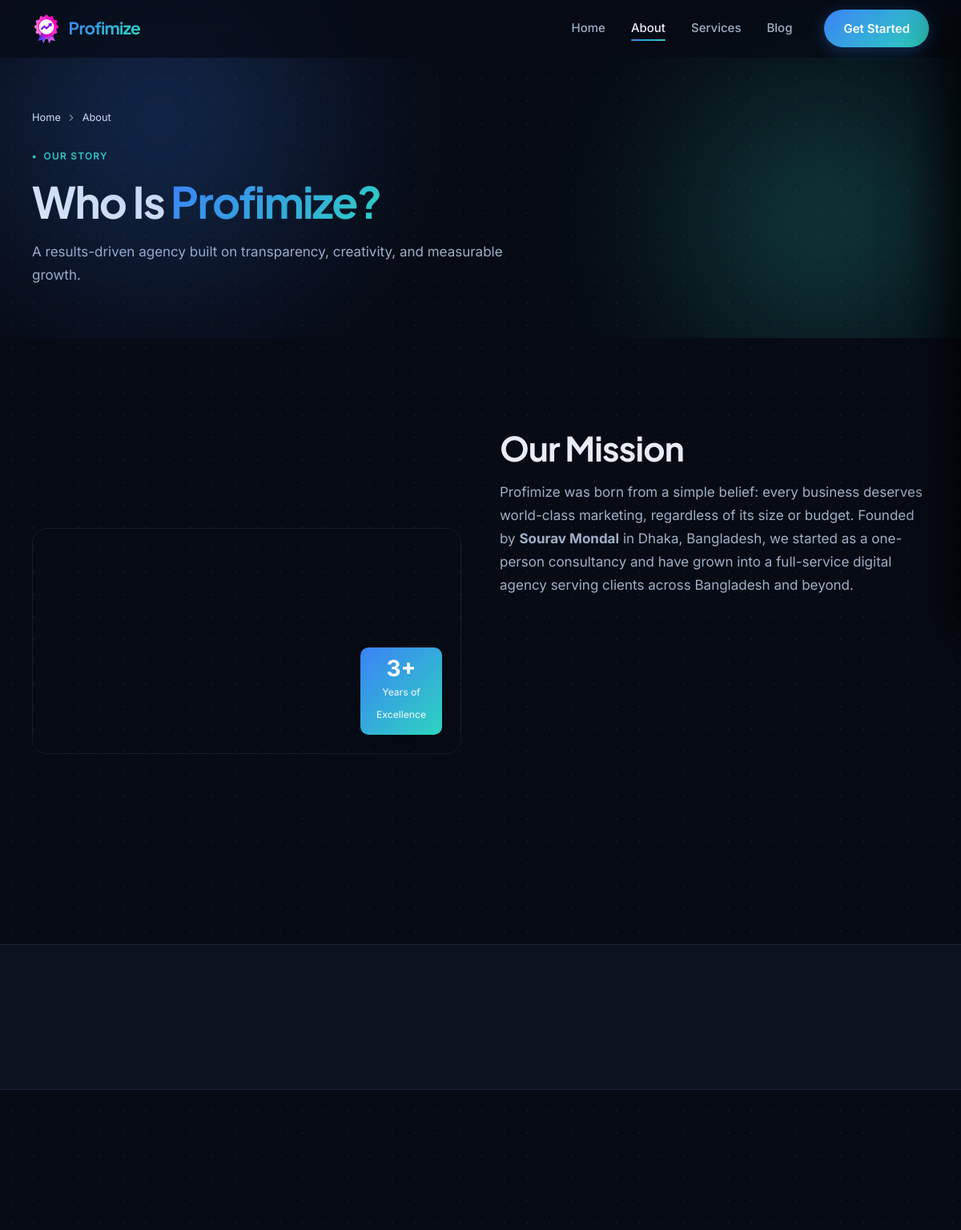
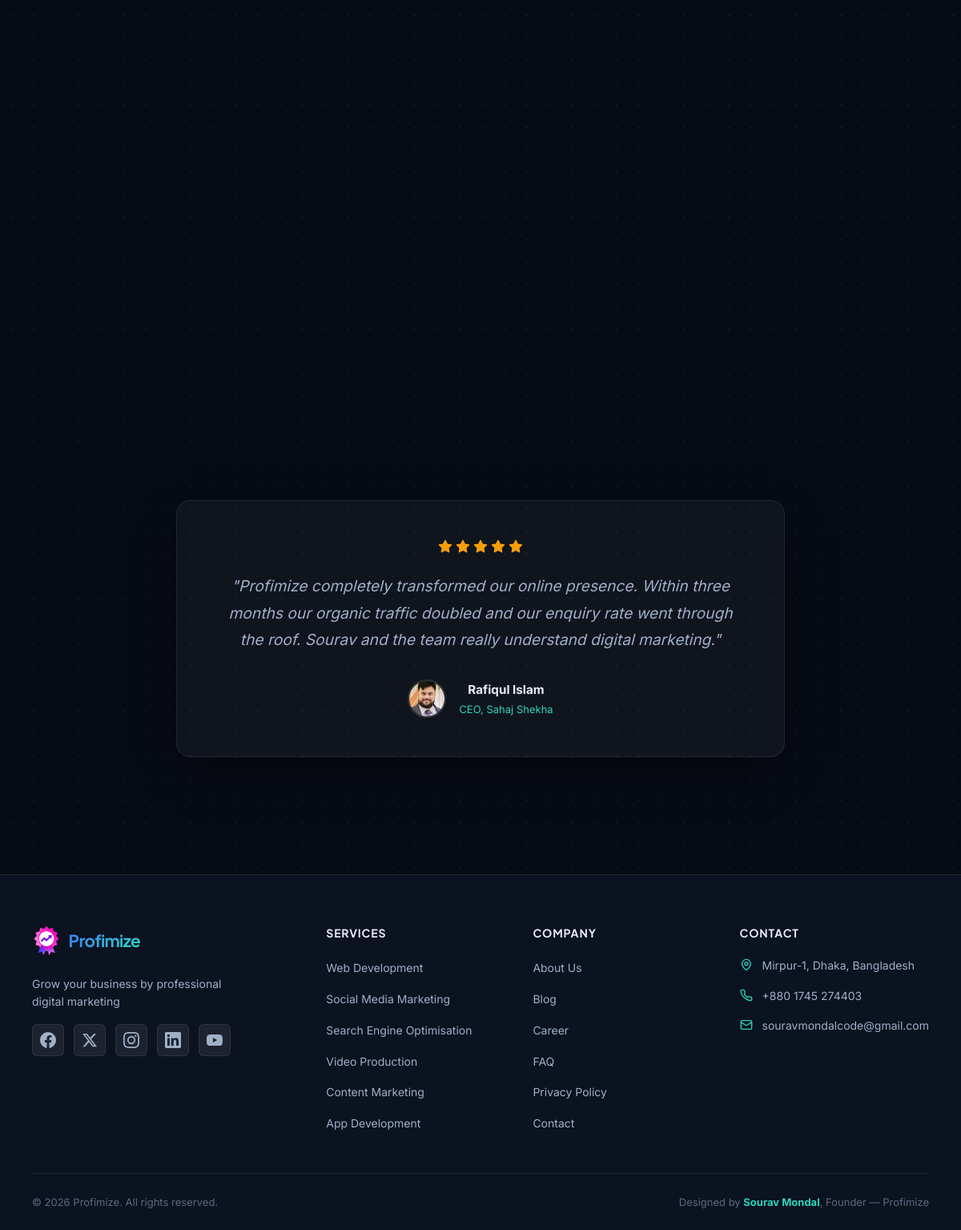
The page /about/ on the database its author committed (2 pictures, top to bottom).
### apps/pages/models.py (models this page shows, shortened)
class Testimonial(models.Model):
    quote = models.TextField()
    name = models.CharField(max_length=100)
    role = models.CharField(max_length=100)
    avatar = models.ImageField(upload_to="avatars/", blank=True)
    order = models.PositiveIntegerField(default=0)
    is_active = models.BooleanField(default=True)
    class Meta:
        ordering = ["order"]

### apps/pages/views.py (the view)
# urls.py: path("about/", views.about, name="about"),
def about(request):
    return render(request, "pages/about.html", {
        "stats": Stat.objects.all(),
        "testimonials": Testimonial.objects.filter(is_active=True),
    })

### templates/pages/about.html (shortened to what this page needs)
{% extends "base.html" %}
{% load static %}
{% block content %}
<section class="page-hero" aria-label="About">
  <div class="hero-bg"><div class="hero-blob hero-blob--1" aria-hidden="true"></div><div class="hero-blob hero-blob--2" aria-hidden="true"></div></div>
  <div class="container">
    <nav aria-label="Breadcrumb" class="breadcrumb">
      <a href="{% url 'pages:home' %}">Home</a>
      <svg width="14" height="14" aria-hidden="true"><use href="#icon-chevron-right"/></svg>
      <span aria-current="page">About</span>
    </nav>
    <p class="section-label reveal">Our Story</p>
    <h1 class="page-title reveal">Who Is <span class="gradient-text">Profimize?</span></h1>
    <p class="page-subtitle reveal">A results-driven agency built on transparency, creativity, and measurable growth.</p>
  </div>
</section>
<section class="section" aria-label="Mission and Vision">
  <div class="container about-grid">
    <div class="about-visual reveal">
      <div class="about-img-wrap">
        <img src="{% static 'img/og-default.jpg' %}" alt="Profimize founder Sourav Mondal" width="600" height="500" loading="lazy" decoding="async" class="about-img">
        <div class="about-badge"><span class="badge-num">3+</span><span class="badge-text">Years of<br>Excellence</span></div>
      </div>
    </div>
    <div class="about-text">
      <h2 class="section-title reveal">Our Mission</h2>
      <p class="body-text reveal">Profimize was born from a simple belief: every business deserves world-class marketing, regardless of its size or budget. Founded by <strong>Sourav Mondal</strong> in Dhaka, Bangladesh, we started as a one-person consultancy and have grown into a full-service digital agency serving clients across Bangladesh and beyond.</p>
    </div>
  </div>
</section>
<section class="section stats-strip" aria-label="Our numbers">
  <div class="container">
    <div class="stats-grid">
    </div>
  </div>
</section>
<section class="section" aria-label="Founder">
  <div class="container" style="max-width:760px;text-align:center;">
  </div>
</section>
<section class="section testimonials-section" aria-label="Testimonials">
  <div class="container">
    <div class="testimonials-carousel" id="testimonials-carousel" aria-live="polite">
      {% for t in testimonials %}
      <div class="testimonial-slide {% if forloop.first %}active{% endif %}">
        <div class="testimonial-card">
          <div class="stars" aria-label="5 stars">{% for i in "12345" %}<svg width="18" height="18" aria-hidden="true"><use href="#icon-star"/></svg>{% endfor %}</div>
          <blockquote class="testimonial-quote">"{{ t.quote }}"</blockquote>
          <div class="testimonial-author">
            {% if t.avatar %}<img src="{{ t.avatar.url }}" alt="{{ t.name }}" width="48" height="48" loading="lazy" class="author-avatar">
            {% else %}<div class="author-avatar-placeholder" aria-hidden="true">{{ t.name|first }}</div>{% endif %}
            <div><strong class="author-name">{{ t.name }}</strong><span class="author-role">{{ t.role }}</span></div>
          </div>
        </div>
      </div>
      {% endfor %}
    </div>
  </div>
</section>
{% endblock %}

### rows shown on the page
Testimonial: quote "Profimize completely transformed our online presence. Within three months our organic traffic doubled and our enquiry rate went through the roof. Sourav and the team really understand digital marketing.", avatar (picture), name "Rafiqul Islam", role "CEO, Sahaj Shekha"
